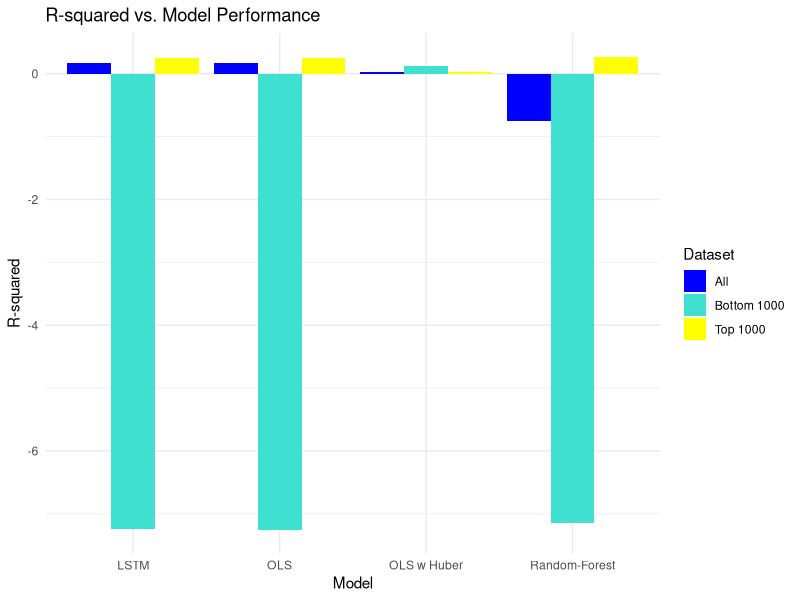
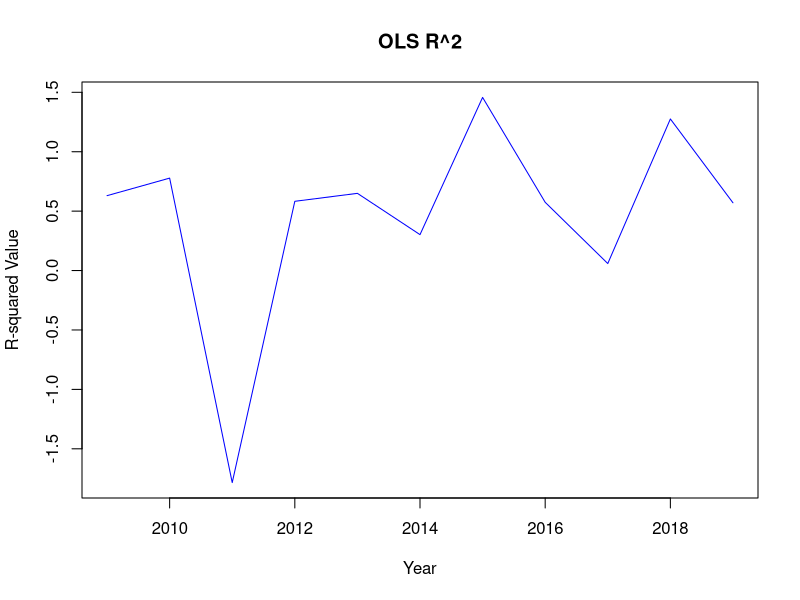
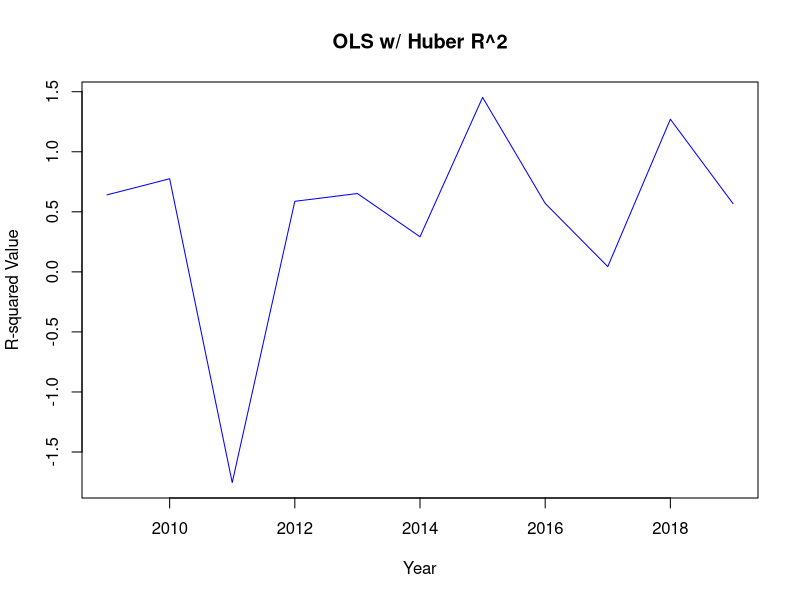
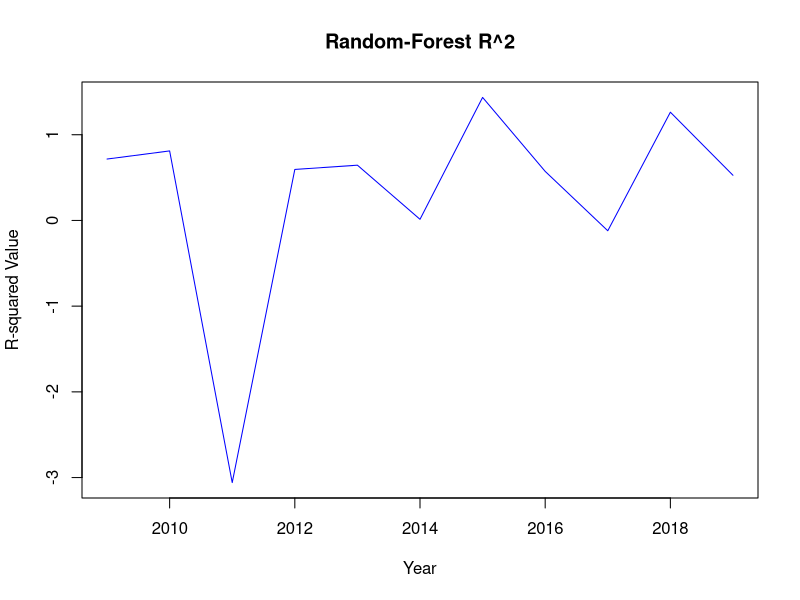
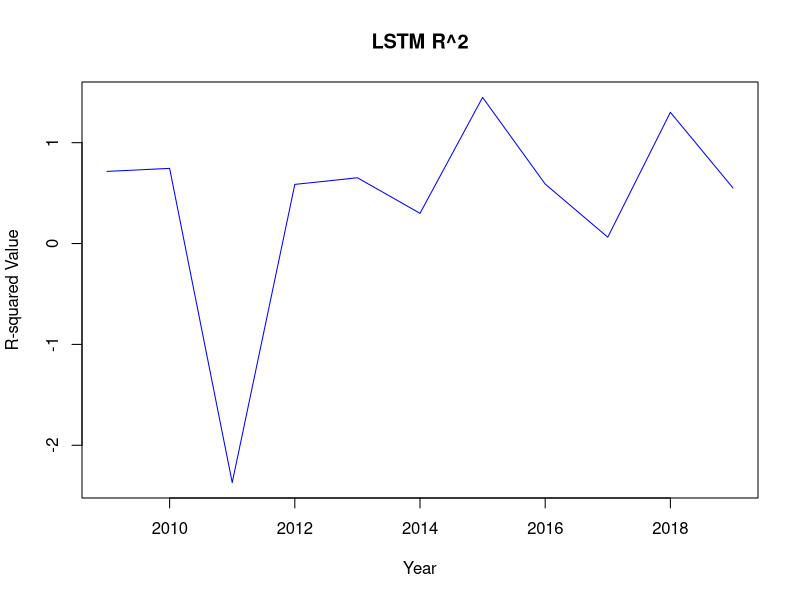

The R script that drew these images, in order:
# Load required libraries
library(ggplot2)

# Sample data (replace with your actual R-squared values)
data <- data.frame(
  Model = rep(c("OLS", "OLS w Huber", "Random-Forest", "LSTM"), each = 3),
  Dataset = rep(c("All", "Top 1000", "Bottom 1000"), times = 4),
  R_squared = c(0.1744, 0.25, -7.2586, 0.018, 0.024, 0.124, -0.7559416, 0.2663911, -7.15049, 0.16823, 0.25515, -7.23703)
)

# Create bar chart
ggplot(data, aes(x = Model, y = R_squared, fill = Dataset)) +
  geom_bar(stat = "identity", position = "dodge") +
  labs(title = "R-squared vs. Model Performance",
       x = "Model",
       y = "R-squared") +
  scale_fill_manual(values = c("blue", "#40E0D0", "yellow")) +  # Define colors for each model
  theme_minimal()


# Years from 1995 to 2015
years <- 2009:2019

r_squared_values <- c(0.630228860825841, 0.778032949968669, -1.78437662132587, 0.582760387177426, 0.649718499363029, 0.302157888662528, 1.45705029452722, 0.57436940226569, 0.0589806967406192, 1.27572653897096, 0.570140923154199)

# Create a line plot for R-squared values
plot(years, r_squared_values, type = "l", col = "blue", xlab = "Year", ylab = "R-squared Value", main = "OLS R^2")


r_squared_values <- c(0.641232611336465, 0.775282646468715, -1.75459889582575, 0.587505052038391, 0.652189238218439, 0.291811152572536, 1.45251009098568, 0.570107841733111, 0.0436169566976332, 1.27068535752895, 0.568817840565043)


# Create a line plot for R-squared values
plot(years, r_squared_values, type = "l", col = "blue", xlab = "Year", ylab = "R-squared Value", main = "OLS w/ Huber R^2")

r_squared_values <- c(0.716417, 0.811248, -3.058784, 0.595045, 0.644761, 0.013169, 1.435495, 0.572351, -0.120566, 1.263048, 0.526902)

# Create a line plot for R-squared values
plot(years, r_squared_values, type = "l", col = "blue", xlab = "Year", ylab = "R-squared Value", main = "Random-Forest R^2")

r_squared_values <- c(0.7151613, .7452231, -2.370242, 0.5862915, 0.6520201, 0.299481, 1.448716, 0.5893982, 0.06290385, 1.301173, 0.5511483)

# Create a line plot for R-squared values
plot(years, r_squared_values, type = "l", col = "blue", xlab = "Year", ylab = "R-squared Value", main = "LSTM R^2")


